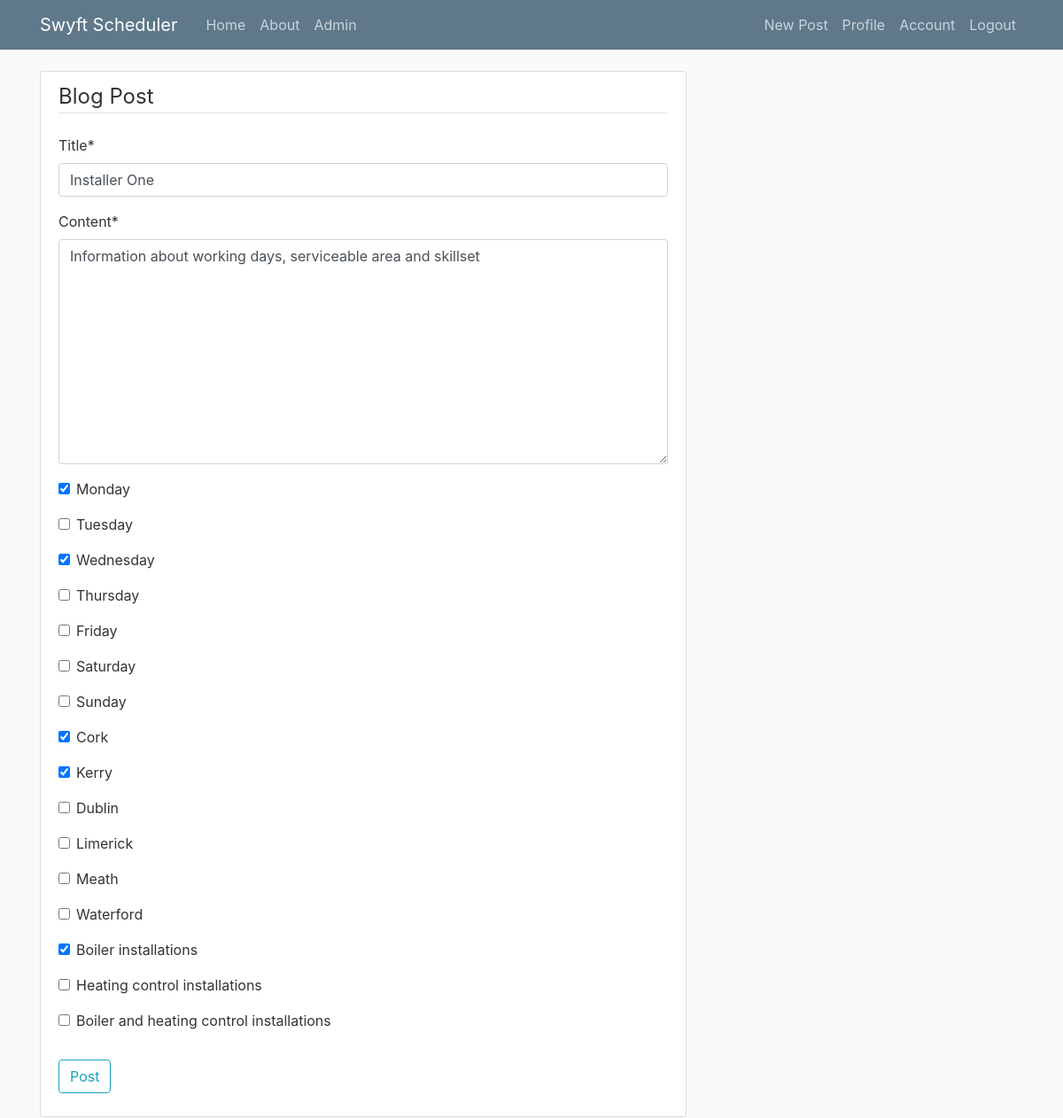
The app's page /post/11/update/ (signed in) with its own data.
### blog/models.py (models this page shows, shortened)
class Post(models.Model):
    title = models.CharField(max_length=100)
    content = models.TextField()
    monday = models.BooleanField(default=False)
    tuesday = models.BooleanField(default=False)
    wednesday = models.BooleanField(default=False)
    thursday = models.BooleanField(default=False)
    friday = models.BooleanField(default=False)
    saturday = models.BooleanField(default=False)
    sunday = models.BooleanField(default=False)
    cork        = models.BooleanField(default=False)
    kerry       = models.BooleanField(default=False)
    dublin      = models.BooleanField(default=False)
    limerick    = models.BooleanField(default=False)
    meath       = models.BooleanField(default=False)
    waterford   = models.BooleanField(default=False)
    boiler_installations                     = models.BooleanField(default=False)
    heating_control_installations            = models.BooleanField(default=False)
    boiler_and_heating_control_installations = models.BooleanField(default=False)
    date_posted = models.DateTimeField(default=timezone.now)
    author = models.ForeignKey(User, on_delete=models.CASCADE)

### blog/views.py (the view, shortened to what this page needs)
# urls.py: path('post/<int:pk>/update/', PostUpdateView.as_view(), name='post-update'),
class PostUpdateView(LoginRequiredMixin, UserPassesTestMixin, UpdateView):
    model = Post
    fields = ['title', 'content', 'monday', 'tuesday', 'wednesday', 'thursday', 'friday', 'saturday', 'sunday',
                'cork', 'kerry', 'dublin', 'limerick', 'meath', 'waterford',
                'boiler_installations', 'heating_control_installations', 'boiler_and_heating_control_installations']
    def test_func(self):
        post = self.get_object()
        if self.request.user == post.author:
            return True
        return False

### blog/templates/blog/post_form.html (shortened to what this page needs)
{% extends "blog/base.html" %}
{% load crispy_forms_tags %}
{% block content %}
    <div class="content-section">
        <form method="POST">
            <fieldset class="form-group">
                <legend class="border-bottom mb-4">Blog Post</legend>
                {{ form|crispy }}
            </fieldset>
                <div class="form-group">
                    <button class="btn btn-outline-info" type="submit">Post</button>
                </div>
        </form>
    </div>
{% endblock content %}

### blog/static/blog/main.css (style rules this page uses)
body { background: #fafafa; color: #333333; margin-top: 5rem; }
.content-section { background: #ffffff; padding: 10px 20px; border: 1px solid #dddddd; border-radius: 3px; margin-bottom: 20px; }

### records on screen
Post: title "Installer One", content "Information about working days, serviceable area and skillset", monday "☑", wednesday "☑", cork "☑", kerry "☑", boiler_installations "☑"
